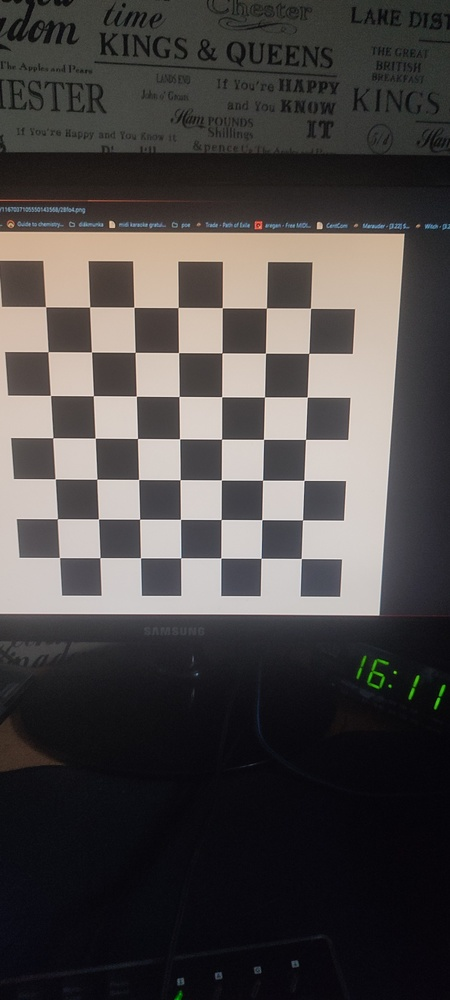
#> input picture images/IMG_20231026_161207.jpg, 450 x 1000 px, shrunk from 1800 x 4000 before the run; its folder holds only this picture in this run
$ jupyter execute --allow-errors feleves.ipynb
#> lines starting #> are read from the running program, lines starting #| are printed output that depends on the picture; after the words box and inside, x2 and y2 are one past the last pixel; in counts of white or black regions, pixels touching at a corner belong together; long printed decimals are rounded
[cell 1]
import numpy as np
import cv2 as cv
import glob
import matplotlib.pyplot as plt

[cell 2]
images = glob.glob('images/*.jpg')

[cell 3]
# Termination criteria for the iterative optimization process
criteria = (cv.TERM_CRITERIA_EPS + cv.TERM_CRITERIA_MAX_ITER, 30, 0.001)

# Define a grid of 3D object points for a 7x7 pattern
objp = np.zeros((7*7,3), np.float32)
objp[:,:2] = np.mgrid[0:7,0:7].T.reshape(-1,2)

# Arrays to store object points and image points from all the images.
objpoints = []  # 3D points in real-world space
imgpoints = []  # 2D points in the image plane.

[cell 4]
GRIDSIZE = 30   ## 30 mm  -  (Chessboard rectangle real size)

# Define a grid of 3D object points using the GRIDSIZE (30 mm) as the step size
objp[:, :2] = np.mgrid[0:7*GRIDSIZE:GRIDSIZE, 0:7*GRIDSIZE:GRIDSIZE].T.reshape(-1, 2)
print(objp)

[cell 5]
# We need at least 10 images
# Consider an image of a chess board.
# The important input data needed for calibration of the camera is the set of 3D real world points and the corresponding 2D coordinates of these points in the image
# 2D image points are OK which we can easily find from the image. (These image points are locations where two black squares touch each other in chess boards)

# Loop through a list of image file names (assumed to be chessboard images)
for fname in images:
    # Read the image
    img = cv.imread(fname)
#> img is the input picture: shape (1000, 450, 3); mean B, G, R 69.8, 70.6, 74.4
    print(fname)

    # Convert the image to grayscale
    gray = cv.cvtColor(img, cv.COLOR_BGR2GRAY)
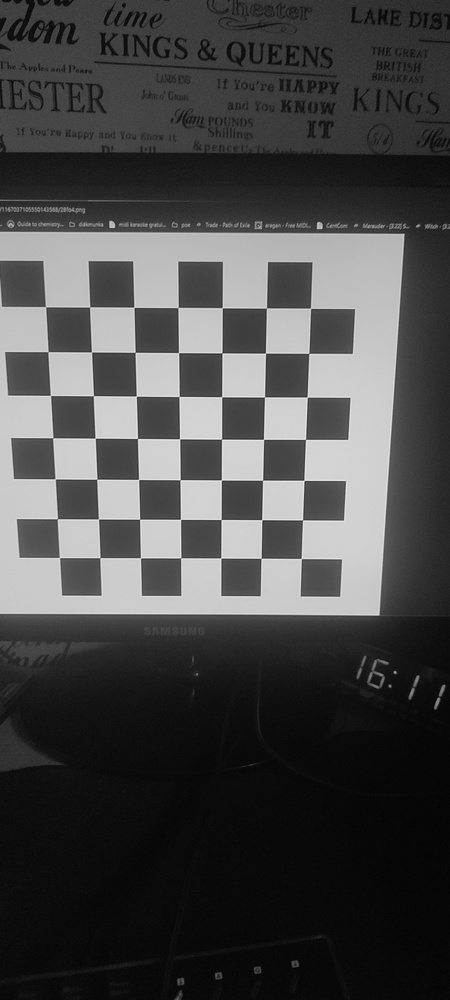
#> gray: shape (1000, 450); min 1, max 245, mean 71.6

    # Define the size of the chessboard pattern
    chessboardSize = (7, 7)

    # Find the chessboard corners in the grayscale image
    ret, corners = cv.findChessboardCorners(gray, chessboardSize, None)
#> ret = True; corners = 49 rows, first 8: [45.61, 306.8], [89.67, 306.9], [133.9, 307.3], [178, 307.5], [222.2, 307.7], [266.4, 308], [310.5, 308.2], [47.95, 351.7]

    # If chessboard corners are found in the image
    if ret == True:
        # Add the 3D object points (objp) to the objpoints list
        objpoints.append(objp)

        # Refine the corner positions for sub-pixel accuracy
        corners2 = cv.cornerSubPix(gray, corners, (11, 11), (-1, -1), criteria)
#> corners2 = 49 rows, first 8: [45.53, 306.7], [89.64, 306.9], [133.9, 307.3], [178.1, 307.5], [222.3, 307.7], [266.4, 308], [310.5, 308.3], [47.94, 351.7]

        # Add the 2D image points (corners2) to the imgpoints list
        imgpoints.append(corners2)

        # Draw and display the detected corners on the image
        cv.drawChessboardCorners(img, chessboardSize, corners2, ret)
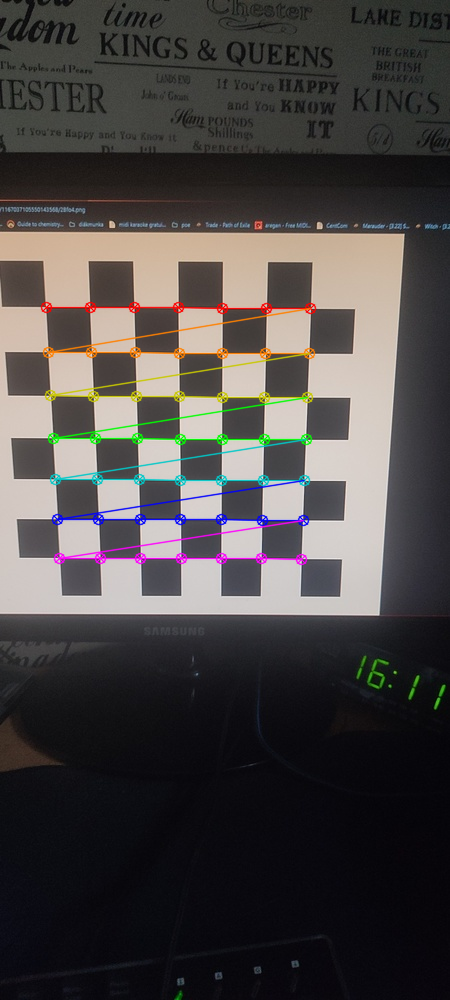
#> img: shape (1000, 450, 3); 3.06% of pixels changed, all inside (x1, y1, x2, y2) = (40, 301, 317, 566)
        plt.imshow(img)
        plt.show()

[cell 6]
# Perform camera calibration using the provided object and image points
# The calibration process estimates the intrinsic and extrinsic camera parameters

# The following variables are returned by cv.calibrateCamera:
# ret: Reprojection error, a measure of calibration quality
# mtx: Camera intrinsic matrix, including focal lengths and principal point
# dist: Distortion coefficients for correcting lens distortion
# rvecs: Rotation vectors for each input image
# tvecs: Translation vectors for each input image
ret, mtx, dist, rvecs, tvecs = cv.calibrateCamera(objpoints, imgpoints, gray.shape[::-1], None, None)
#> ret = 0.0677; mtx = [[609, 0, 221.1], [0, 603, 499.2], [0, 0, 1]]; dist = [[0.174, -1.29, -0.00173, -0.000847, 3.03]]; rvecs = ([0.218, -0.000718, 0.00531],); tvecs = ([-119.2, -132, 417.2],)

[cell 7]
# Load an image from the specified file
img = cv.imread('images\IMG_20231026_161245.jpg')

# Get the dimensions of the image (height and width)
#> (the rest of this cell did not finish here and is left out)

#> (a cell that did not finish here is left out)

#> (a cell that did not finish here is left out)

[cell 10]
# Print the 3D coordinates of the first corner of the first image's object points
print("1st image 1st corner 3D coordinates: ", np.asarray(objpoints)[0, 0, :])
#| 1st image 1st corner 3D coordinates:  [0. 0. 0.]

# Convert the image points (imgpoints) to a NumPy array and reshape it
#> (the rest of this cell did not finish here and is left out)

[cell 11]
# Print the resolution of the grayscale image (height and width)
print("Image resolution: ", gray.shape)
#| Image resolution:  (1000, 450)

# Print the focal length in the x-direction (horizontal)
# This value represents how much the image is zoomed in the horizontal direction.
print("Focal length x: ", mtx[0, 0])
#| Focal length x:  609.004

# Print the focal length in the y-direction (vertical)
# This value represents how much the image is zoomed in the vertical direction.
print("Focal length y: ", mtx[1, 1])
#| Focal length y:  602.996

# Print the x-coordinate of the principal point (optical center) on the image sensor
# The principal point is the point where the optical axis intersects the image sensor.
# It typically represents the center of the image.
print("Principal point x: ", mtx[0, 2])
#| Principal point x:  221.100

# Print the y-coordinate of the principal point on the image sensor
print("Principal point y: ", mtx[1, 2])
#| Principal point y:  499.243

[cell 12]
print("Skew: ", mtx[0,1])
#| Skew:  0.0

[cell 13]
# Convert the translation vectors (tvecs) to a NumPy array and reshape it
tvecsnp = np.asarray(tvecs).reshape(-1, 3)
#> tvecsnp = [[-119.2, -132, 417.2]]

# Print the translation vector of the first image
print("First image translation vector: ", tvecsnp[0, :])
#| First image translation vector:  [-119.192 -131.966  417.181]

[cell 14]
# Convert the rotation vectors (rvecs) to a NumPy array and reshape it
rvecsnp = np.asarray(rvecs).reshape(-1, 3)
#> rvecsnp = [[0.218, -0.000718, 0.00531]]

# Print the rotation vector of the first image
print("First image rotation vector: ", rvecsnp[0, :])
#| First image rotation vector:  [ 0.2176 -0.0007182  0.005315]

$ run again, on images/IMG_20231026_161226.jpg
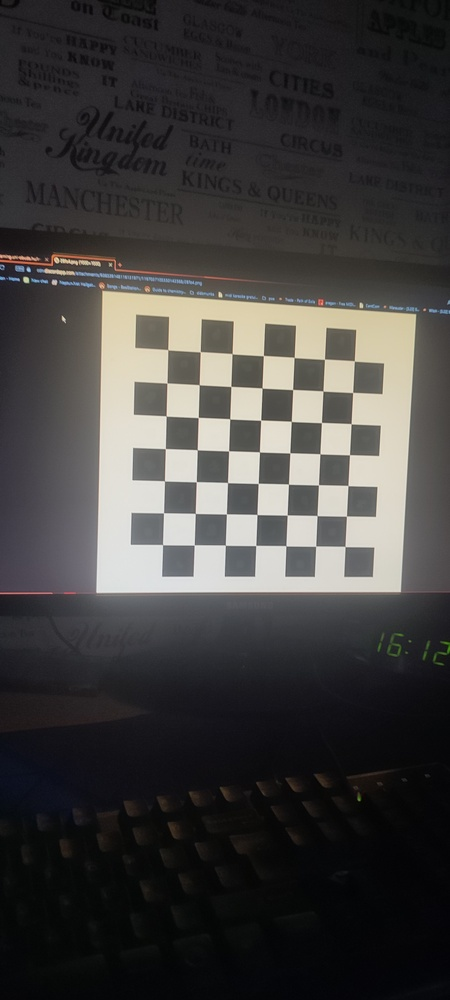
#> input picture images/IMG_20231026_161226.jpg, 450 x 1000 px, shrunk from 1800 x 4000 before the run
#> img is the input picture: shape (1000, 450, 3); mean B, G, R 62.5, 63.6, 65.3
#> `gray = cv.cvtColor(img, cv.COLOR_BGR2GRAY)`:
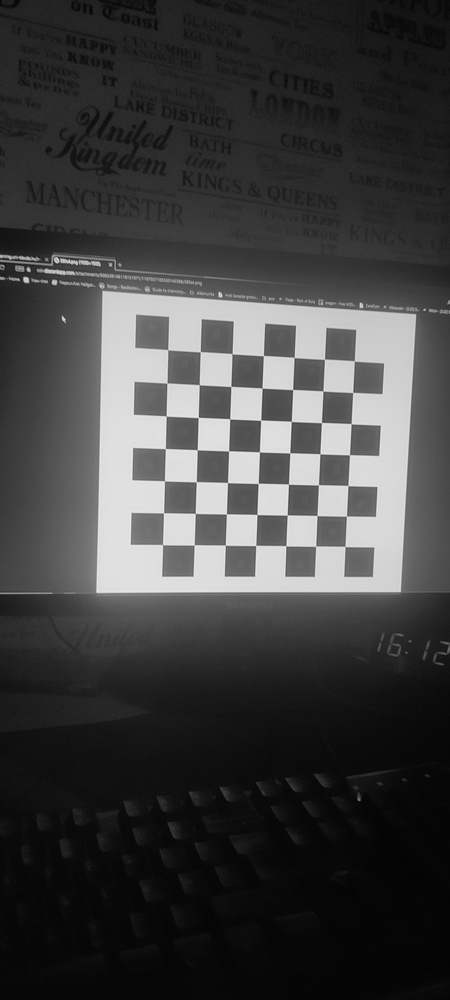
#> gray: shape (1000, 450); min 2, max 238, mean 64
#> `ret, corners = cv.findChessboardCorners(gray, chessboardSize, None)`: ret = True; corners = 49 rows, first 8: [167.8, 349.7], [200.3, 351.8], [232.1, 353.6], [263.4, 355.6], [294.2, 357.5], [324.5, 359.3], [354.4, 360.9], [167, 383]
#> corners2 = 49 rows, first 8: [167.8, 349.7], [200.2, 351.7], [232.1, 353.7], [263.4, 355.6], [294.2, 357.4], [324.5, 359.2], [354.3, 360.9], [166.9, 382.9]
#> `cv.drawChessboardCorners(img, chessboardSize, corners2, ret)`:
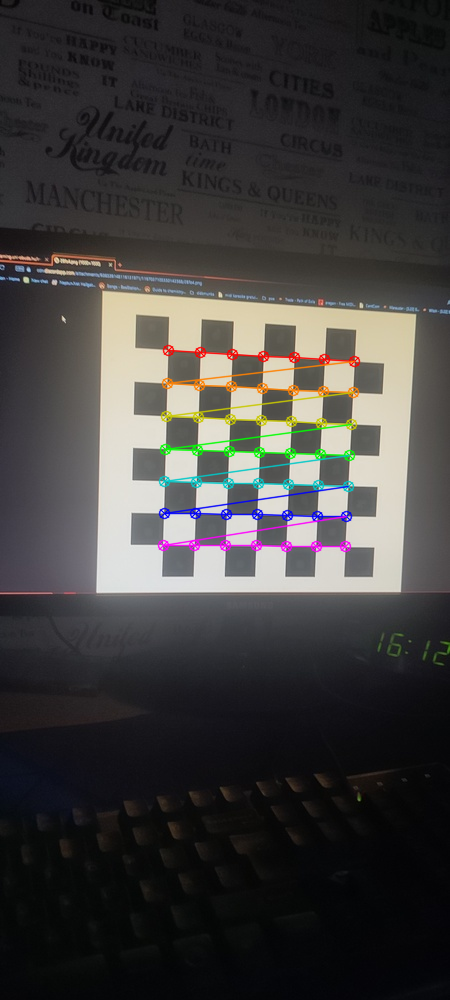
#> img: shape (1000, 450, 3); 2.42% of pixels changed, all inside (x1, y1, x2, y2) = (157, 344, 361, 553)
#> `ret, mtx, dist, rvecs, tvecs = cv.calibrateCamera(objpoints, imgpoints..`: ret = 0.0492; mtx = [[726, 0, 221.7], [0, 725.2, 506], [0, 0, 1]]; dist = [[0.349, -4.47, 0.00135, -0.00179, 23.1]]; rvecs = ([0.0815, -0.191, 0.0273],); tvecs = ([-49.16, -143, 669.4],)
#| 1st image 1st corner 3D coordinates:  [0. 0. 0.]
#| Image resolution:  (1000, 450)
#| Focal length x:  725.953
#| Focal length y:  725.244
#| Principal point x:  221.652
#| Principal point y:  505.981
#| Skew:  0.0
#> tvecsnp = [[-49.16, -143, 669.4]]
#| First image translation vector:  [ -49.160 -143.020  669.416]
#> rvecsnp = [[0.0815, -0.191, 0.0273]]
#| First image rotation vector:  [ 0.08152 -0.1913  0.02726]

$ run again, on images/IMG_20231026_161230.jpg
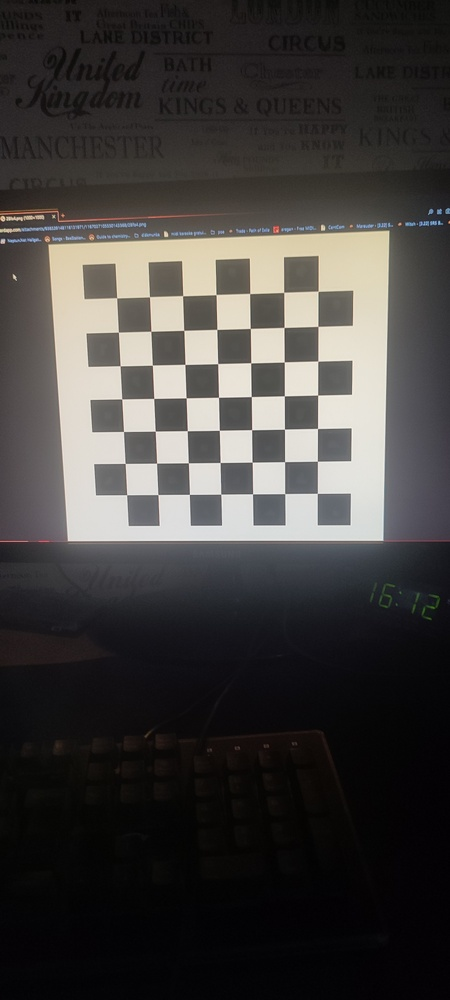
#> input picture images/IMG_20231026_161230.jpg, 450 x 1000 px, shrunk from 1800 x 4000 before the run
#> img is the input picture: shape (1000, 450, 3); mean B, G, R 61.5, 63.2, 65.7
#> `gray = cv.cvtColor(img, cv.COLOR_BGR2GRAY)`:
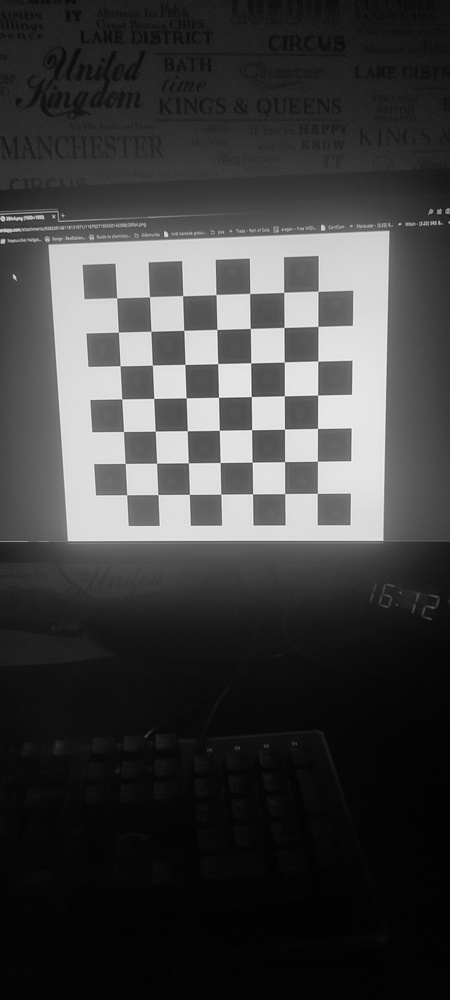
#> gray: shape (1000, 450); min 1, max 248, mean 63.7
#> `ret, corners = cv.findChessboardCorners(gray, chessboardSize, None)`: ret = True; corners = 49 rows, first 8: [116.7, 297.8], [149.5, 296.7], [182.6, 295.7], [216, 294.6], [249.7, 293.5], [283.7, 292.4], [318.1, 291.2], [118.4, 332.2]
#> corners2 = 49 rows, first 8: [116.6, 297.8], [149.5, 296.7], [182.6, 295.7], [216.1, 294.6], [249.7, 293.5], [283.7, 292.4], [318.1, 291.2], [118.4, 332.1]
#> `cv.drawChessboardCorners(img, chessboardSize, corners2, ret)`:
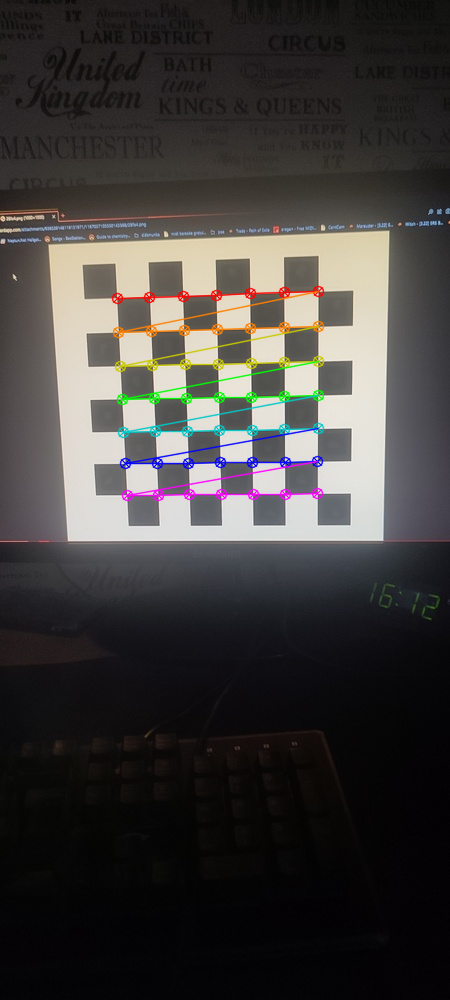
#> img: shape (1000, 450, 3); 2.54% of pixels changed, all inside (x1, y1, x2, y2) = (111, 285, 325, 502)
#> `ret, mtx, dist, rvecs, tvecs = cv.calibrateCamera(objpoints, imgpoints..`: ret = 0.0687; mtx = [[682.4, 0, 223.8], [0, 682.9, 497.5], [0, 0, 1]]; dist = [[0.27, -3.33, -0.00206, -0.000808, 13.88]]; rvecs = ([0.18, 0.0882, -0.0149],); tvecs = ([-96.47, -179.7, 620.5],)
#| 1st image 1st corner 3D coordinates:  [0. 0. 0.]
#| Image resolution:  (1000, 450)
#| Focal length x:  682.388
#| Focal length y:  682.926
#| Principal point x:  223.764
#| Principal point y:  497.503
#| Skew:  0.0
#> tvecsnp = [[-96.47, -179.7, 620.5]]
#| First image translation vector:  [ -96.474 -179.681  620.464]
#> rvecsnp = [[0.18, 0.0882, -0.0149]]
#| First image rotation vector:  [ 0.1797  0.08824 -0.01488]

$ run again, on images/IMG_20231026_161234.jpg
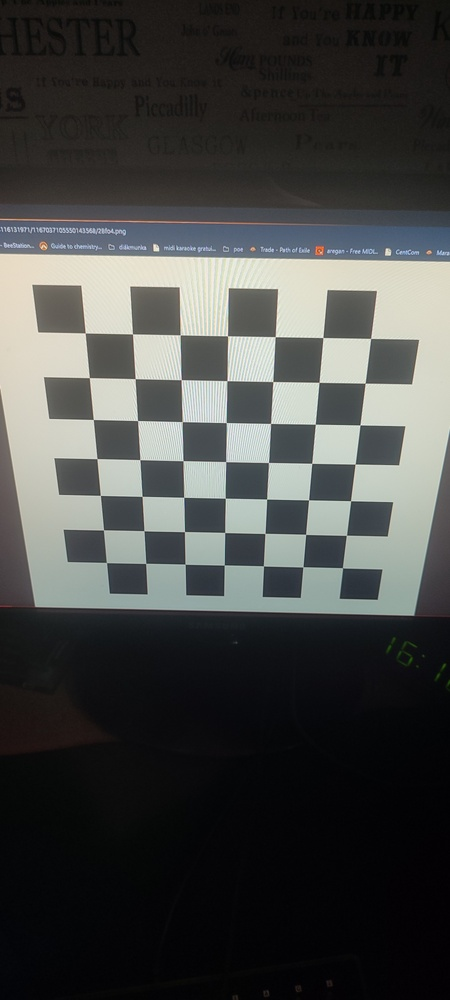
#> input picture images/IMG_20231026_161234.jpg, 450 x 1000 px, shrunk from 1800 x 4000 before the run
#> img is the input picture: shape (1000, 450, 3); mean B, G, R 69.3, 71, 69.6
#> `ret, corners = cv.findChessboardCorners(gray, chessboardSize, None)`: ret = True; corners = 49 rows, first 8: [85.2, 333.1], [132.5, 334], [180.2, 334.9], [227.5, 335.8], [275.2, 336.6], [322.8, 337.5], [370.6, 338.4], [89.34, 377.6]
#> corners2 = 49 rows, first 8: [85.29, 332.9], [132.5, 333.9], [180.2, 334.9], [227.6, 335.9], [275.2, 336.6], [322.9, 337.5], [370.6, 338.4], [89.35, 377.6]
#> `cv.drawChessboardCorners(img, chessboardSize, corners2, ret)`:
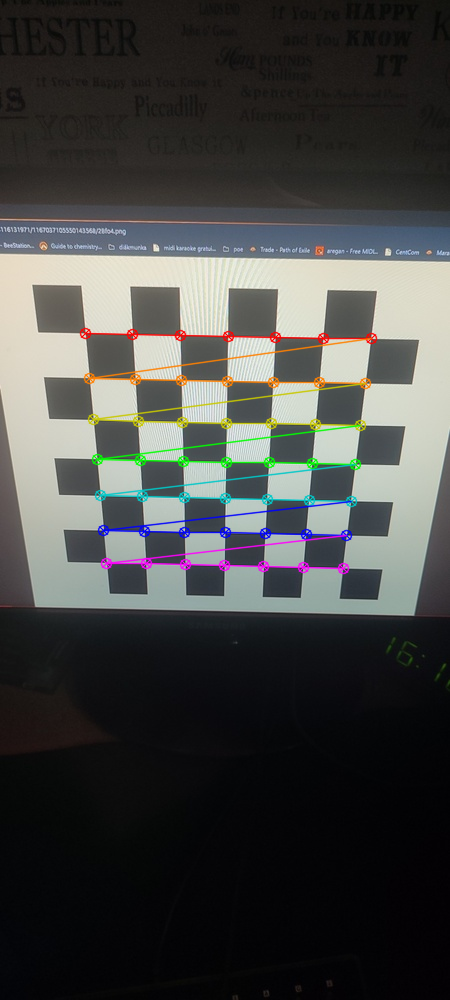
#> img: shape (1000, 450, 3); 3.09% of pixels changed, all inside (x1, y1, x2, y2) = (79, 327, 378, 575)
#> `ret, mtx, dist, rvecs, tvecs = cv.calibrateCamera(objpoints, imgpoints..`: ret = 0.0882; mtx = [[745.6, 0, 228], [0, 758.7, 493.4], [0, 0, 1]]; dist = [[0.367, -5.86, -0.00417, 0.00231, 30.68]]; rvecs = ([0.571, 0.012, 0.0188],); tvecs = ([-90.26, -99.53, 475.1],)
#| 1st image 1st corner 3D coordinates:  [0. 0. 0.]
#| Image resolution:  (1000, 450)
#| Focal length x:  745.577
#| Focal length y:  758.669
#| Principal point x:  227.988
#| Principal point y:  493.426
#| Skew:  0.0
#> tvecsnp = [[-90.26, -99.53, 475.1]]
#| First image translation vector:  [-90.263 -99.528 475.137]
#> rvecsnp = [[0.571, 0.012, 0.0188]]
#| First image rotation vector:  [0.5706 0.01205 0.01876 ]
